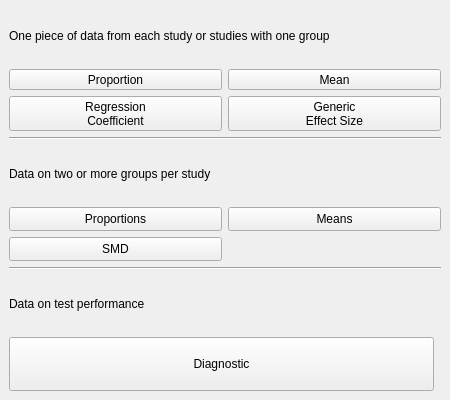
<?xml version="1.0" encoding="UTF-8"?>
<ui version="4.0">
 <class>DataTypePage</class>
 <widget class="QWizardPage" name="DataTypePage">
  <property name="geometry">
   <rect>
    <x>0</x>
    <y>0</y>
    <width>450</width>
    <height>400</height>
   </rect>
  </property>
  <property name="sizePolicy">
   <sizepolicy hsizetype="Preferred" vsizetype="Preferred">
    <horstretch>0</horstretch>
    <verstretch>0</verstretch>
   </sizepolicy>
  </property>
  <property name="windowTitle">
   <string>WizardPage</string>
  </property>
  <property name="title">
   <string>What type of data do you have?</string>
  </property>
  <layout class="QVBoxLayout" name="workflowPageLayout">
   <property name="leftMargin"><number>0</number></property>
   <property name="topMargin"><number>0</number></property>
   <property name="rightMargin"><number>0</number></property>
   <property name="bottomMargin"><number>0</number></property>
   <item>
    <widget class="QScrollArea" name="pageScrollArea">
     <property name="focusPolicy"><enum>Qt::NoFocus</enum></property>
     <property name="frameShape"><enum>QFrame::NoFrame</enum></property>
     <property name="widgetResizable"><bool>true</bool></property>
     <widget class="QWidget" name="pageScrollContent">
      <property name="sizePolicy"><sizepolicy hsizetype="Ignored" vsizetype="Preferred"><horstretch>0</horstretch><verstretch>0</verstretch></sizepolicy></property>
      <layout class="QVBoxLayout" name="verticalLayout">
       <item>
        <widget class="QLabel" name="label_2">
     <property name="font">
      <font>
       <underline>false</underline>
      </font>
     </property>
     <property name="text">
      <string>One piece of data from each study or studies with one group</string>
     </property>
    </widget>
   </item>
   <item>
    <layout class="QGridLayout" name="oneArmDataTypesLayout">
     <item row="0" column="0">
      <widget class="QToolButton" name="onearm_proportion_Button">
       <property name="sizePolicy"><sizepolicy hsizetype="Minimum" vsizetype="Minimum"><horstretch>0</horstretch><verstretch>0</verstretch></sizepolicy></property>
       <property name="text">
        <string>Proportion</string>
       </property>
       <property name="icon">
        <iconset resource="../images/icons.qrc">
         <normaloff>:/new_dataset/startscreens/proportion.png</normaloff>:/new_dataset/startscreens/proportion.png</iconset>
       </property>
       <property name="iconSize">
        <size>
         <width>40</width>
         <height>40</height>
        </size>
       </property>
       <property name="checkable">
        <bool>true</bool>
       </property>
       <property name="toolButtonStyle">
        <enum>Qt::ToolButtonTextUnderIcon</enum>
       </property>
       <attribute name="buttonGroup">
        <string notr="true">buttonGroup</string>
       </attribute>
      </widget>
     </item>
     <item row="0" column="1">
      <widget class="QToolButton" name="onearm_mean_Button">
       <property name="sizePolicy"><sizepolicy hsizetype="Minimum" vsizetype="Minimum"><horstretch>0</horstretch><verstretch>0</verstretch></sizepolicy></property>
       <property name="baseSize">
        <size>
         <width>10</width>
         <height>10</height>
        </size>
       </property>
       <property name="text">
        <string>Mean</string>
       </property>
       <property name="icon">
        <iconset resource="../images/icons.qrc">
         <normaloff>:/new_dataset/startscreens/mean.png</normaloff>:/new_dataset/startscreens/mean.png</iconset>
       </property>
       <property name="iconSize">
        <size>
         <width>40</width>
         <height>40</height>
        </size>
       </property>
       <property name="checkable">
        <bool>true</bool>
       </property>
       <property name="toolButtonStyle">
        <enum>Qt::ToolButtonTextUnderIcon</enum>
       </property>
       <attribute name="buttonGroup">
        <string notr="true">buttonGroup</string>
       </attribute>
      </widget>
     </item>
     <item row="1" column="0">
      <widget class="QToolButton" name="onearm_single_reg_coef_Button">
       <property name="sizePolicy"><sizepolicy hsizetype="Minimum" vsizetype="Minimum"><horstretch>0</horstretch><verstretch>0</verstretch></sizepolicy></property>
       <property name="baseSize">
        <size>
         <width>10</width>
         <height>10</height>
        </size>
       </property>
       <property name="text">
        <string>Regression
Coefficient</string>
       </property>
       <property name="icon">
        <iconset resource="../images/icons.qrc">
         <normaloff>:/new_dataset/startscreens/single_reg_coef.png</normaloff>:/new_dataset/startscreens/single_reg_coef.png</iconset>
       </property>
       <property name="iconSize">
        <size>
         <width>40</width>
         <height>40</height>
        </size>
       </property>
       <property name="checkable">
        <bool>true</bool>
       </property>
       <property name="toolButtonStyle">
        <enum>Qt::ToolButtonTextUnderIcon</enum>
       </property>
       <attribute name="buttonGroup">
        <string notr="true">buttonGroup</string>
       </attribute>
      </widget>
     </item>
     <item row="1" column="1">
      <widget class="QToolButton" name="onearm_generic_effect_size_Button">
       <property name="sizePolicy"><sizepolicy hsizetype="Minimum" vsizetype="Minimum"><horstretch>0</horstretch><verstretch>0</verstretch></sizepolicy></property>
       <property name="baseSize">
        <size>
         <width>10</width>
         <height>10</height>
        </size>
       </property>
       <property name="text">
        <string>Generic
Effect Size</string>
       </property>
       <property name="icon">
        <iconset resource="../images/icons.qrc">
         <normaloff>:/new_dataset/startscreens/gen_eff_size.png</normaloff>:/new_dataset/startscreens/gen_eff_size.png</iconset>
       </property>
       <property name="iconSize">
        <size>
         <width>40</width>
         <height>40</height>
        </size>
       </property>
       <property name="checkable">
        <bool>true</bool>
       </property>
       <property name="toolButtonStyle">
        <enum>Qt::ToolButtonTextUnderIcon</enum>
       </property>
       <property name="arrowType">
        <enum>Qt::NoArrow</enum>
       </property>
       <attribute name="buttonGroup">
        <string notr="true">buttonGroup</string>
       </attribute>
      </widget>
     </item>
    </layout>
   </item>
   <item>
    <widget class="Line" name="line_2">
     <property name="orientation">
      <enum>Qt::Horizontal</enum>
     </property>
    </widget>
   </item>
   <item>
    <widget class="QLabel" name="label_4">
     <property name="text">
      <string>Data on two or more groups per study</string>
     </property>
    </widget>
   </item>
   <item>
    <layout class="QGridLayout" name="multiArmDataTypesLayout">
     <item row="0" column="0">
      <widget class="QToolButton" name="twoarm_proportions_Button">
       <property name="sizePolicy"><sizepolicy hsizetype="Minimum" vsizetype="Minimum"><horstretch>0</horstretch><verstretch>0</verstretch></sizepolicy></property>
       <property name="baseSize">
        <size>
         <width>10</width>
         <height>10</height>
        </size>
       </property>
       <property name="text">
        <string>Proportions</string>
       </property>
       <property name="icon">
        <iconset resource="../images/icons.qrc">
         <normaloff>:/new_dataset/startscreens/proportions.png</normaloff>:/new_dataset/startscreens/proportions.png</iconset>
       </property>
       <property name="iconSize">
        <size>
         <width>72</width>
         <height>44</height>
        </size>
       </property>
       <property name="checkable">
        <bool>true</bool>
       </property>
       <property name="toolButtonStyle">
        <enum>Qt::ToolButtonTextUnderIcon</enum>
       </property>
       <attribute name="buttonGroup">
        <string notr="true">buttonGroup</string>
       </attribute>
      </widget>
     </item>
     <item row="0" column="1">
      <widget class="QToolButton" name="twoarm_means_Button">
       <property name="sizePolicy"><sizepolicy hsizetype="Minimum" vsizetype="Minimum"><horstretch>0</horstretch><verstretch>0</verstretch></sizepolicy></property>
       <property name="baseSize">
        <size>
         <width>10</width>
         <height>10</height>
        </size>
       </property>
       <property name="text">
        <string>Means</string>
       </property>
       <property name="icon">
        <iconset resource="../images/icons.qrc">
         <normaloff>:/new_dataset/startscreens/means.png</normaloff>:/new_dataset/startscreens/means.png</iconset>
       </property>
       <property name="iconSize">
        <size>
         <width>54</width>
         <height>40</height>
        </size>
       </property>
       <property name="checkable">
        <bool>true</bool>
       </property>
       <property name="toolButtonStyle">
        <enum>Qt::ToolButtonTextUnderIcon</enum>
       </property>
       <attribute name="buttonGroup">
        <string notr="true">buttonGroup</string>
       </attribute>
      </widget>
     </item>
     <item row="1" column="0">
      <widget class="QToolButton" name="twoarm_smds_Button">
       <property name="sizePolicy"><sizepolicy hsizetype="Minimum" vsizetype="Minimum"><horstretch>0</horstretch><verstretch>0</verstretch></sizepolicy></property>
       <property name="baseSize">
        <size>
         <width>10</width>
         <height>10</height>
        </size>
       </property>
       <property name="text">
        <string>SMD</string>
       </property>
       <property name="icon">
        <iconset resource="../images/icons.qrc">
         <normaloff>:/new_dataset/startscreens/smd.png</normaloff>:/new_dataset/startscreens/smd.png</iconset>
       </property>
       <property name="iconSize">
        <size>
         <width>40</width>
         <height>40</height>
        </size>
       </property>
       <property name="checkable">
        <bool>true</bool>
       </property>
       <property name="toolButtonStyle">
        <enum>Qt::ToolButtonTextUnderIcon</enum>
       </property>
       <attribute name="buttonGroup">
        <string notr="true">buttonGroup</string>
       </attribute>
      </widget>
     </item>
    </layout>
   </item>
   <item>
    <widget class="Line" name="line_4">
     <property name="orientation">
      <enum>Qt::Horizontal</enum>
     </property>
    </widget>
   </item>
   <item>
    <widget class="QLabel" name="label_5">
     <property name="text">
      <string>Data on test performance</string>
     </property>
    </widget>
   </item>
   <item>
    <layout class="QHBoxLayout" name="diagnosticDataTypeLayout">
     <item>
      <widget class="QToolButton" name="diagnostic_Button">
       <property name="sizePolicy"><sizepolicy hsizetype="Minimum" vsizetype="Minimum"><horstretch>0</horstretch><verstretch>0</verstretch></sizepolicy></property>
       <property name="baseSize">
        <size>
         <width>10</width>
         <height>10</height>
        </size>
       </property>
       <property name="text">
        <string>Diagnostic</string>
       </property>
       <property name="icon">
        <iconset resource="../images/icons.qrc">
         <normaloff>:/new_dataset/startscreens/diagnostic.png</normaloff>:/new_dataset/startscreens/diagnostic.png</iconset>
       </property>
       <property name="iconSize">
        <size>
         <width>85</width>
         <height>44</height>
        </size>
       </property>
       <property name="checkable">
        <bool>true</bool>
       </property>
       <property name="toolButtonStyle">
        <enum>Qt::ToolButtonTextUnderIcon</enum>
       </property>
       <attribute name="buttonGroup">
        <string notr="true">buttonGroup</string>
       </attribute>
      </widget>
     </item>
     <item>
      <spacer name="diagnosticDataTypeSpacer">
       <property name="orientation"><enum>Qt::Horizontal</enum></property>
      </spacer>
     </item>
    </layout>
   </item>
      </layout>
     </widget>
    </widget>
   </item>
  </layout>
 </widget>
 <resources>
  <include location="../images/icons.qrc"/>
 </resources>
 <connections/>
 <buttongroups>
  <buttongroup name="buttonGroup"/>
 </buttongroups>
</ui>
